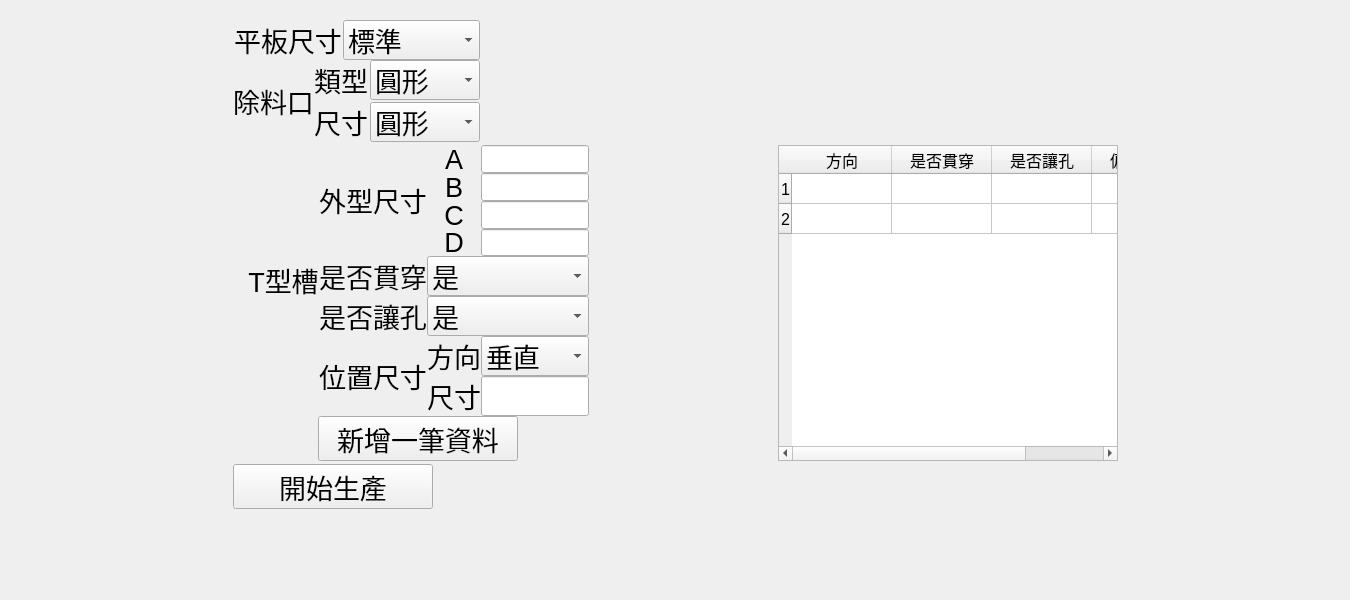
<?xml version="1.0" encoding="UTF-8"?>
<ui version="4.0">
 <class>Form</class>
 <widget class="QWidget" name="Form">
  <property name="geometry">
   <rect>
    <x>0</x>
    <y>0</y>
    <width>1350</width>
    <height>600</height>
   </rect>
  </property>
  <property name="sizePolicy">
   <sizepolicy hsizetype="Maximum" vsizetype="Maximum">
    <horstretch>0</horstretch>
    <verstretch>0</verstretch>
   </sizepolicy>
  </property>
  <property name="maximumSize">
   <size>
    <width>1500</width>
    <height>900</height>
   </size>
  </property>
  <property name="windowTitle">
   <string>Form</string>
  </property>
  <widget class="QWidget" name="gridLayoutWidget">
   <property name="geometry">
    <rect>
     <x>50</x>
     <y>20</y>
     <width>1269</width>
     <height>489</height>
    </rect>
   </property>
   <layout class="QGridLayout" name="gridLayout_9">
    <property name="horizontalSpacing">
     <number>2</number>
    </property>
    <property name="verticalSpacing">
     <number>3</number>
    </property>
    <item row="1" column="0">
     <layout class="QHBoxLayout" name="horizontalLayout_7">
      <property name="spacing">
       <number>0</number>
      </property>
      <property name="sizeConstraint">
       <enum>QLayout::SetFixedSize</enum>
      </property>
      <item>
       <layout class="QGridLayout" name="gridLayout_12">
        <property name="sizeConstraint">
         <enum>QLayout::SetFixedSize</enum>
        </property>
        <property name="leftMargin">
         <number>0</number>
        </property>
        <property name="rightMargin">
         <number>0</number>
        </property>
        <property name="spacing">
         <number>0</number>
        </property>
        <item row="2" column="0">
         <layout class="QHBoxLayout" name="horizontalLayout_8">
          <item>
           <widget class="QPushButton" name="pushButton_4">
            <property name="sizePolicy">
             <sizepolicy hsizetype="Maximum" vsizetype="Maximum">
              <horstretch>0</horstretch>
              <verstretch>0</verstretch>
             </sizepolicy>
            </property>
            <property name="maximumSize">
             <size>
              <width>200</width>
              <height>45</height>
             </size>
            </property>
            <property name="font">
             <font>
              <family>Microsoft JhengHei UI</family>
              <pointsize>20</pointsize>
             </font>
            </property>
            <property name="text">
             <string>新增一筆資料</string>
            </property>
           </widget>
          </item>
         </layout>
        </item>
        <item row="1" column="0">
         <layout class="QVBoxLayout" name="verticalLayout_3">
          <item>
           <layout class="QGridLayout" name="gridLayout_13">
            <property name="spacing">
             <number>0</number>
            </property>
            <item row="0" column="0">
             <widget class="QLabel" name="label_22">
              <property name="sizePolicy">
               <sizepolicy hsizetype="Maximum" vsizetype="Maximum">
                <horstretch>0</horstretch>
                <verstretch>0</verstretch>
               </sizepolicy>
              </property>
              <property name="maximumSize">
               <size>
                <width>150</width>
                <height>40</height>
               </size>
              </property>
              <property name="font">
               <font>
                <family>Microsoft JhengHei UI</family>
                <pointsize>20</pointsize>
               </font>
              </property>
              <property name="text">
               <string>T型槽</string>
              </property>
              <property name="alignment">
               <set>Qt::AlignCenter</set>
              </property>
             </widget>
            </item>
            <item row="0" column="1">
             <layout class="QGridLayout" name="gridLayout_14">
              <property name="spacing">
               <number>0</number>
              </property>
              <item row="1" column="0">
               <widget class="QLabel" name="label_23">
                <property name="sizePolicy">
                 <sizepolicy hsizetype="Maximum" vsizetype="Maximum">
                  <horstretch>0</horstretch>
                  <verstretch>0</verstretch>
                 </sizepolicy>
                </property>
                <property name="maximumSize">
                 <size>
                  <width>200</width>
                  <height>40</height>
                 </size>
                </property>
                <property name="font">
                 <font>
                  <family>Microsoft JhengHei UI</family>
                  <pointsize>20</pointsize>
                 </font>
                </property>
                <property name="text">
                 <string>是否貫穿</string>
                </property>
                <property name="alignment">
                 <set>Qt::AlignCenter</set>
                </property>
               </widget>
              </item>
              <item row="0" column="0">
               <widget class="QLabel" name="label_24">
                <property name="sizePolicy">
                 <sizepolicy hsizetype="Maximum" vsizetype="Maximum">
                  <horstretch>0</horstretch>
                  <verstretch>0</verstretch>
                 </sizepolicy>
                </property>
                <property name="maximumSize">
                 <size>
                  <width>200</width>
                  <height>40</height>
                 </size>
                </property>
                <property name="font">
                 <font>
                  <family>Microsoft JhengHei UI</family>
                  <pointsize>20</pointsize>
                 </font>
                </property>
                <property name="text">
                 <string>外型尺寸</string>
                </property>
                <property name="alignment">
                 <set>Qt::AlignCenter</set>
                </property>
               </widget>
              </item>
              <item row="2" column="0">
               <widget class="QLabel" name="label_25">
                <property name="sizePolicy">
                 <sizepolicy hsizetype="Maximum" vsizetype="Maximum">
                  <horstretch>0</horstretch>
                  <verstretch>0</verstretch>
                 </sizepolicy>
                </property>
                <property name="maximumSize">
                 <size>
                  <width>200</width>
                  <height>40</height>
                 </size>
                </property>
                <property name="font">
                 <font>
                  <family>Microsoft JhengHei UI</family>
                  <pointsize>20</pointsize>
                 </font>
                </property>
                <property name="text">
                 <string>是否讓孔</string>
                </property>
                <property name="alignment">
                 <set>Qt::AlignCenter</set>
                </property>
               </widget>
              </item>
              <item row="1" column="1">
               <widget class="QComboBox" name="comboBox_10">
                <property name="sizePolicy">
                 <sizepolicy hsizetype="Maximum" vsizetype="Maximum">
                  <horstretch>0</horstretch>
                  <verstretch>0</verstretch>
                 </sizepolicy>
                </property>
                <property name="maximumSize">
                 <size>
                  <width>250</width>
                  <height>40</height>
                 </size>
                </property>
                <property name="font">
                 <font>
                  <family>Microsoft JhengHei UI</family>
                  <pointsize>20</pointsize>
                 </font>
                </property>
                <property name="contextMenuPolicy">
                 <enum>Qt::ActionsContextMenu</enum>
                </property>
                <property name="layoutDirection">
                 <enum>Qt::LeftToRight</enum>
                </property>
                <property name="maxVisibleItems">
                 <number>10</number>
                </property>
                <item>
                 <property name="text">
                  <string>是</string>
                 </property>
                </item>
                <item>
                 <property name="text">
                  <string>否</string>
                 </property>
                </item>
               </widget>
              </item>
              <item row="3" column="1">
               <layout class="QGridLayout" name="gridLayout_15">
                <property name="sizeConstraint">
                 <enum>QLayout::SetMaximumSize</enum>
                </property>
                <property name="spacing">
                 <number>0</number>
                </property>
                <item row="1" column="1">
                 <widget class="QLineEdit" name="lineEdit_6">
                  <property name="sizePolicy">
                   <sizepolicy hsizetype="Maximum" vsizetype="Maximum">
                    <horstretch>0</horstretch>
                    <verstretch>0</verstretch>
                   </sizepolicy>
                  </property>
                  <property name="maximumSize">
                   <size>
                    <width>150</width>
                    <height>40</height>
                   </size>
                  </property>
                 </widget>
                </item>
                <item row="0" column="1">
                 <widget class="QComboBox" name="comboBox_11">
                  <property name="sizePolicy">
                   <sizepolicy hsizetype="Maximum" vsizetype="Maximum">
                    <horstretch>0</horstretch>
                    <verstretch>0</verstretch>
                   </sizepolicy>
                  </property>
                  <property name="maximumSize">
                   <size>
                    <width>150</width>
                    <height>40</height>
                   </size>
                  </property>
                  <property name="font">
                   <font>
                    <family>Microsoft JhengHei UI</family>
                    <pointsize>20</pointsize>
                   </font>
                  </property>
                  <property name="contextMenuPolicy">
                   <enum>Qt::ActionsContextMenu</enum>
                  </property>
                  <property name="layoutDirection">
                   <enum>Qt::LeftToRight</enum>
                  </property>
                  <property name="maxVisibleItems">
                   <number>10</number>
                  </property>
                  <item>
                   <property name="text">
                    <string>垂直</string>
                   </property>
                  </item>
                  <item>
                   <property name="text">
                    <string>水平</string>
                   </property>
                  </item>
                 </widget>
                </item>
                <item row="1" column="0">
                 <widget class="QLabel" name="label_26">
                  <property name="sizePolicy">
                   <sizepolicy hsizetype="Maximum" vsizetype="Maximum">
                    <horstretch>0</horstretch>
                    <verstretch>0</verstretch>
                   </sizepolicy>
                  </property>
                  <property name="maximumSize">
                   <size>
                    <width>100</width>
                    <height>40</height>
                   </size>
                  </property>
                  <property name="font">
                   <font>
                    <family>Microsoft JhengHei UI</family>
                    <pointsize>20</pointsize>
                   </font>
                  </property>
                  <property name="lineWidth">
                   <number>0</number>
                  </property>
                  <property name="text">
                   <string>尺寸</string>
                  </property>
                  <property name="alignment">
                   <set>Qt::AlignCenter</set>
                  </property>
                  <property name="indent">
                   <number>0</number>
                  </property>
                 </widget>
                </item>
                <item row="0" column="0">
                 <widget class="QLabel" name="label_27">
                  <property name="enabled">
                   <bool>true</bool>
                  </property>
                  <property name="sizePolicy">
                   <sizepolicy hsizetype="Maximum" vsizetype="Maximum">
                    <horstretch>0</horstretch>
                    <verstretch>0</verstretch>
                   </sizepolicy>
                  </property>
                  <property name="maximumSize">
                   <size>
                    <width>100</width>
                    <height>40</height>
                   </size>
                  </property>
                  <property name="font">
                   <font>
                    <family>Microsoft JhengHei UI</family>
                    <pointsize>20</pointsize>
                   </font>
                  </property>
                  <property name="text">
                   <string>方向</string>
                  </property>
                  <property name="alignment">
                   <set>Qt::AlignCenter</set>
                  </property>
                  <property name="indent">
                   <number>0</number>
                  </property>
                 </widget>
                </item>
               </layout>
              </item>
              <item row="2" column="1">
               <widget class="QComboBox" name="comboBox_12">
                <property name="sizePolicy">
                 <sizepolicy hsizetype="Fixed" vsizetype="Fixed">
                  <horstretch>0</horstretch>
                  <verstretch>0</verstretch>
                 </sizepolicy>
                </property>
                <property name="maximumSize">
                 <size>
                  <width>250</width>
                  <height>40</height>
                 </size>
                </property>
                <property name="font">
                 <font>
                  <family>Microsoft JhengHei UI</family>
                  <pointsize>20</pointsize>
                 </font>
                </property>
                <property name="contextMenuPolicy">
                 <enum>Qt::ActionsContextMenu</enum>
                </property>
                <property name="layoutDirection">
                 <enum>Qt::LeftToRight</enum>
                </property>
                <property name="maxVisibleItems">
                 <number>10</number>
                </property>
                <item>
                 <property name="text">
                  <string>是</string>
                 </property>
                </item>
                <item>
                 <property name="text">
                  <string>否</string>
                 </property>
                </item>
               </widget>
              </item>
              <item row="3" column="0">
               <widget class="QLabel" name="label_28">
                <property name="sizePolicy">
                 <sizepolicy hsizetype="Maximum" vsizetype="Maximum">
                  <horstretch>0</horstretch>
                  <verstretch>0</verstretch>
                 </sizepolicy>
                </property>
                <property name="maximumSize">
                 <size>
                  <width>200</width>
                  <height>40</height>
                 </size>
                </property>
                <property name="font">
                 <font>
                  <family>Microsoft JhengHei UI</family>
                  <pointsize>20</pointsize>
                 </font>
                </property>
                <property name="text">
                 <string>位置尺寸</string>
                </property>
                <property name="alignment">
                 <set>Qt::AlignCenter</set>
                </property>
               </widget>
              </item>
              <item row="0" column="1">
               <layout class="QGridLayout" name="gridLayout_16">
                <property name="sizeConstraint">
                 <enum>QLayout::SetFixedSize</enum>
                </property>
                <property name="spacing">
                 <number>0</number>
                </property>
                <item row="3" column="1">
                 <widget class="QLineEdit" name="lineEdit_7">
                  <property name="sizePolicy">
                   <sizepolicy hsizetype="Fixed" vsizetype="Fixed">
                    <horstretch>0</horstretch>
                    <verstretch>0</verstretch>
                   </sizepolicy>
                  </property>
                  <property name="maximumSize">
                   <size>
                    <width>150</width>
                    <height>40</height>
                   </size>
                  </property>
                 </widget>
                </item>
                <item row="0" column="1">
                 <widget class="QLineEdit" name="lineEdit_8">
                  <property name="sizePolicy">
                   <sizepolicy hsizetype="Maximum" vsizetype="Maximum">
                    <horstretch>0</horstretch>
                    <verstretch>0</verstretch>
                   </sizepolicy>
                  </property>
                  <property name="maximumSize">
                   <size>
                    <width>150</width>
                    <height>40</height>
                   </size>
                  </property>
                 </widget>
                </item>
                <item row="1" column="0">
                 <widget class="QLabel" name="label_29">
                  <property name="sizePolicy">
                   <sizepolicy hsizetype="Maximum" vsizetype="Maximum">
                    <horstretch>0</horstretch>
                    <verstretch>0</verstretch>
                   </sizepolicy>
                  </property>
                  <property name="maximumSize">
                   <size>
                    <width>100</width>
                    <height>40</height>
                   </size>
                  </property>
                  <property name="font">
                   <font>
                    <family>Microsoft JhengHei UI</family>
                    <pointsize>20</pointsize>
                   </font>
                  </property>
                  <property name="text">
                   <string>B</string>
                  </property>
                  <property name="alignment">
                   <set>Qt::AlignCenter</set>
                  </property>
                 </widget>
                </item>
                <item row="2" column="1">
                 <widget class="QLineEdit" name="lineEdit_9">
                  <property name="sizePolicy">
                   <sizepolicy hsizetype="Maximum" vsizetype="Maximum">
                    <horstretch>0</horstretch>
                    <verstretch>0</verstretch>
                   </sizepolicy>
                  </property>
                  <property name="maximumSize">
                   <size>
                    <width>150</width>
                    <height>40</height>
                   </size>
                  </property>
                 </widget>
                </item>
                <item row="2" column="0">
                 <widget class="QLabel" name="label_30">
                  <property name="sizePolicy">
                   <sizepolicy hsizetype="Maximum" vsizetype="Maximum">
                    <horstretch>0</horstretch>
                    <verstretch>0</verstretch>
                   </sizepolicy>
                  </property>
                  <property name="maximumSize">
                   <size>
                    <width>100</width>
                    <height>40</height>
                   </size>
                  </property>
                  <property name="font">
                   <font>
                    <family>Microsoft JhengHei UI</family>
                    <pointsize>20</pointsize>
                   </font>
                  </property>
                  <property name="text">
                   <string>C</string>
                  </property>
                  <property name="alignment">
                   <set>Qt::AlignCenter</set>
                  </property>
                 </widget>
                </item>
                <item row="1" column="1">
                 <widget class="QLineEdit" name="lineEdit_10">
                  <property name="sizePolicy">
                   <sizepolicy hsizetype="Maximum" vsizetype="Maximum">
                    <horstretch>0</horstretch>
                    <verstretch>0</verstretch>
                   </sizepolicy>
                  </property>
                  <property name="maximumSize">
                   <size>
                    <width>150</width>
                    <height>40</height>
                   </size>
                  </property>
                 </widget>
                </item>
                <item row="3" column="0">
                 <widget class="QLabel" name="label_31">
                  <property name="sizePolicy">
                   <sizepolicy hsizetype="Maximum" vsizetype="Maximum">
                    <horstretch>0</horstretch>
                    <verstretch>0</verstretch>
                   </sizepolicy>
                  </property>
                  <property name="maximumSize">
                   <size>
                    <width>100</width>
                    <height>40</height>
                   </size>
                  </property>
                  <property name="font">
                   <font>
                    <family>Microsoft JhengHei UI</family>
                    <pointsize>20</pointsize>
                   </font>
                  </property>
                  <property name="text">
                   <string>D</string>
                  </property>
                  <property name="alignment">
                   <set>Qt::AlignCenter</set>
                  </property>
                 </widget>
                </item>
                <item row="0" column="0">
                 <widget class="QLabel" name="label_32">
                  <property name="sizePolicy">
                   <sizepolicy hsizetype="Maximum" vsizetype="Maximum">
                    <horstretch>0</horstretch>
                    <verstretch>0</verstretch>
                   </sizepolicy>
                  </property>
                  <property name="maximumSize">
                   <size>
                    <width>100</width>
                    <height>40</height>
                   </size>
                  </property>
                  <property name="font">
                   <font>
                    <family>Microsoft JhengHei UI</family>
                    <pointsize>20</pointsize>
                   </font>
                  </property>
                  <property name="text">
                   <string>A</string>
                  </property>
                  <property name="alignment">
                   <set>Qt::AlignCenter</set>
                  </property>
                 </widget>
                </item>
               </layout>
              </item>
             </layout>
            </item>
           </layout>
          </item>
         </layout>
        </item>
        <item row="1" column="1">
         <widget class="QLabel" name="label_34">
          <property name="sizePolicy">
           <sizepolicy hsizetype="Maximum" vsizetype="Maximum">
            <horstretch>0</horstretch>
            <verstretch>0</verstretch>
           </sizepolicy>
          </property>
          <property name="maximumSize">
           <size>
            <width>315</width>
            <height>400</height>
           </size>
          </property>
          <property name="text">
           <string/>
          </property>
         </widget>
        </item>
        <item row="2" column="1">
         <widget class="QLabel" name="label_33">
          <property name="sizePolicy">
           <sizepolicy hsizetype="Maximum" vsizetype="Maximum">
            <horstretch>0</horstretch>
            <verstretch>0</verstretch>
           </sizepolicy>
          </property>
          <property name="maximumSize">
           <size>
            <width>315</width>
            <height>400</height>
           </size>
          </property>
          <property name="text">
           <string/>
          </property>
         </widget>
        </item>
       </layout>
      </item>
      <item>
       <widget class="QTableWidget" name="tableWidget_2">
        <property name="enabled">
         <bool>true</bool>
        </property>
        <property name="sizePolicy">
         <sizepolicy hsizetype="Maximum" vsizetype="Maximum">
          <horstretch>0</horstretch>
          <verstretch>0</verstretch>
         </sizepolicy>
        </property>
        <property name="maximumSize">
         <size>
          <width>340</width>
          <height>700</height>
         </size>
        </property>
        <property name="autoScroll">
         <bool>false</bool>
        </property>
        <row>
         <property name="text">
          <string>1</string>
         </property>
         <property name="font">
          <font>
           <pointsize>12</pointsize>
          </font>
         </property>
        </row>
        <row>
         <property name="text">
          <string>2</string>
         </property>
         <property name="font">
          <font>
           <pointsize>12</pointsize>
          </font>
         </property>
        </row>
        <column>
         <property name="text">
          <string>方向</string>
         </property>
         <property name="font">
          <font>
           <pointsize>12</pointsize>
           <underline>false</underline>
          </font>
         </property>
         <property name="textAlignment">
          <set>AlignCenter</set>
         </property>
        </column>
        <column>
         <property name="text">
          <string>是否貫穿</string>
         </property>
         <property name="font">
          <font>
           <pointsize>12</pointsize>
          </font>
         </property>
        </column>
        <column>
         <property name="text">
          <string>是否讓孔</string>
         </property>
         <property name="font">
          <font>
           <pointsize>12</pointsize>
          </font>
         </property>
        </column>
        <column>
         <property name="text">
          <string>偏移距離</string>
         </property>
         <property name="font">
          <font>
           <pointsize>12</pointsize>
          </font>
         </property>
        </column>
       </widget>
      </item>
     </layout>
    </item>
    <item row="0" column="0">
     <layout class="QGridLayout" name="gridLayout_10">
      <item row="0" column="0">
       <layout class="QHBoxLayout" name="horizontalLayout_5">
        <property name="spacing">
         <number>0</number>
        </property>
        <item>
         <widget class="QLabel" name="label_18">
          <property name="sizePolicy">
           <sizepolicy hsizetype="Maximum" vsizetype="Maximum">
            <horstretch>0</horstretch>
            <verstretch>0</verstretch>
           </sizepolicy>
          </property>
          <property name="maximumSize">
           <size>
            <width>150</width>
            <height>40</height>
           </size>
          </property>
          <property name="font">
           <font>
            <family>Microsoft JhengHei UI</family>
            <pointsize>20</pointsize>
           </font>
          </property>
          <property name="text">
           <string>平板尺寸</string>
          </property>
          <property name="alignment">
           <set>Qt::AlignCenter</set>
          </property>
         </widget>
        </item>
        <item>
         <widget class="QComboBox" name="comboBox_7">
          <property name="sizePolicy">
           <sizepolicy hsizetype="Maximum" vsizetype="Maximum">
            <horstretch>0</horstretch>
            <verstretch>0</verstretch>
           </sizepolicy>
          </property>
          <property name="maximumSize">
           <size>
            <width>450</width>
            <height>40</height>
           </size>
          </property>
          <property name="font">
           <font>
            <family>Microsoft JhengHei UI</family>
            <pointsize>20</pointsize>
           </font>
          </property>
          <property name="contextMenuPolicy">
           <enum>Qt::ActionsContextMenu</enum>
          </property>
          <property name="layoutDirection">
           <enum>Qt::LeftToRight</enum>
          </property>
          <property name="maxVisibleItems">
           <number>10</number>
          </property>
          <item>
           <property name="text">
            <string>標準</string>
           </property>
          </item>
          <item>
           <property name="text">
            <string>加大一型</string>
           </property>
          </item>
          <item>
           <property name="text">
            <string>加大二型</string>
           </property>
          </item>
         </widget>
        </item>
       </layout>
      </item>
      <item row="1" column="1">
       <spacer name="horizontalSpacer_3">
        <property name="orientation">
         <enum>Qt::Horizontal</enum>
        </property>
        <property name="sizeType">
         <enum>QSizePolicy::Maximum</enum>
        </property>
        <property name="sizeHint" stdset="0">
         <size>
          <width>655</width>
          <height>20</height>
         </size>
        </property>
       </spacer>
      </item>
      <item row="0" column="1">
       <spacer name="horizontalSpacer_4">
        <property name="orientation">
         <enum>Qt::Horizontal</enum>
        </property>
        <property name="sizeType">
         <enum>QSizePolicy::Maximum</enum>
        </property>
        <property name="sizeHint" stdset="0">
         <size>
          <width>655</width>
          <height>20</height>
         </size>
        </property>
       </spacer>
      </item>
      <item row="1" column="0">
       <layout class="QHBoxLayout" name="horizontalLayout_6">
        <item>
         <widget class="QLabel" name="label_19">
          <property name="sizePolicy">
           <sizepolicy hsizetype="Maximum" vsizetype="Maximum">
            <horstretch>0</horstretch>
            <verstretch>0</verstretch>
           </sizepolicy>
          </property>
          <property name="maximumSize">
           <size>
            <width>150</width>
            <height>40</height>
           </size>
          </property>
          <property name="font">
           <font>
            <family>Microsoft JhengHei UI</family>
            <pointsize>20</pointsize>
           </font>
          </property>
          <property name="text">
           <string>除料口</string>
          </property>
          <property name="alignment">
           <set>Qt::AlignCenter</set>
          </property>
         </widget>
        </item>
        <item>
         <layout class="QGridLayout" name="gridLayout_11">
          <property name="spacing">
           <number>2</number>
          </property>
          <item row="0" column="0">
           <widget class="QLabel" name="label_20">
            <property name="sizePolicy">
             <sizepolicy hsizetype="Maximum" vsizetype="Maximum">
              <horstretch>0</horstretch>
              <verstretch>0</verstretch>
             </sizepolicy>
            </property>
            <property name="maximumSize">
             <size>
              <width>200</width>
              <height>40</height>
             </size>
            </property>
            <property name="font">
             <font>
              <family>Microsoft JhengHei UI</family>
              <pointsize>20</pointsize>
             </font>
            </property>
            <property name="text">
             <string>類型</string>
            </property>
            <property name="alignment">
             <set>Qt::AlignCenter</set>
            </property>
           </widget>
          </item>
          <item row="0" column="1">
           <widget class="QComboBox" name="comboBox_8">
            <property name="sizePolicy">
             <sizepolicy hsizetype="Maximum" vsizetype="Maximum">
              <horstretch>0</horstretch>
              <verstretch>0</verstretch>
             </sizepolicy>
            </property>
            <property name="maximumSize">
             <size>
              <width>250</width>
              <height>40</height>
             </size>
            </property>
            <property name="font">
             <font>
              <family>Microsoft JhengHei UI</family>
              <pointsize>20</pointsize>
             </font>
            </property>
            <property name="contextMenuPolicy">
             <enum>Qt::ActionsContextMenu</enum>
            </property>
            <property name="layoutDirection">
             <enum>Qt::LeftToRight</enum>
            </property>
            <property name="maxVisibleItems">
             <number>10</number>
            </property>
            <item>
             <property name="text">
              <string>圓形</string>
             </property>
            </item>
            <item>
             <property name="text">
              <string>無孔</string>
             </property>
            </item>
            <item>
             <property name="text">
              <string>方形</string>
             </property>
            </item>
            <item>
             <property name="text">
              <string>模墊型</string>
             </property>
            </item>
            <item>
             <property name="text">
              <string>單漏斗</string>
             </property>
            </item>
            <item>
             <property name="text">
              <string>雙漏斗</string>
             </property>
            </item>
           </widget>
          </item>
          <item row="1" column="0">
           <widget class="QLabel" name="label_21">
            <property name="sizePolicy">
             <sizepolicy hsizetype="Maximum" vsizetype="Maximum">
              <horstretch>0</horstretch>
              <verstretch>0</verstretch>
             </sizepolicy>
            </property>
            <property name="maximumSize">
             <size>
              <width>200</width>
              <height>40</height>
             </size>
            </property>
            <property name="font">
             <font>
              <family>Microsoft JhengHei UI</family>
              <pointsize>20</pointsize>
             </font>
            </property>
            <property name="text">
             <string>尺寸</string>
            </property>
            <property name="alignment">
             <set>Qt::AlignCenter</set>
            </property>
           </widget>
          </item>
          <item row="1" column="1">
           <widget class="QComboBox" name="comboBox_9">
            <property name="sizePolicy">
             <sizepolicy hsizetype="Maximum" vsizetype="Maximum">
              <horstretch>0</horstretch>
              <verstretch>0</verstretch>
             </sizepolicy>
            </property>
            <property name="maximumSize">
             <size>
              <width>250</width>
              <height>40</height>
             </size>
            </property>
            <property name="font">
             <font>
              <family>Microsoft JhengHei UI</family>
              <pointsize>20</pointsize>
             </font>
            </property>
            <property name="contextMenuPolicy">
             <enum>Qt::ActionsContextMenu</enum>
            </property>
            <property name="layoutDirection">
             <enum>Qt::LeftToRight</enum>
            </property>
            <property name="maxVisibleItems">
             <number>10</number>
            </property>
            <item>
             <property name="text">
              <string>圓形</string>
             </property>
            </item>
            <item>
             <property name="text">
              <string>無孔</string>
             </property>
            </item>
            <item>
             <property name="text">
              <string>方形</string>
             </property>
            </item>
            <item>
             <property name="text">
              <string>模墊型</string>
             </property>
            </item>
            <item>
             <property name="text">
              <string>單漏斗</string>
             </property>
            </item>
            <item>
             <property name="text">
              <string>雙漏斗</string>
             </property>
            </item>
           </widget>
          </item>
         </layout>
        </item>
       </layout>
      </item>
     </layout>
    </item>
    <item row="2" column="0">
     <widget class="QPushButton" name="pushButton_3">
      <property name="sizePolicy">
       <sizepolicy hsizetype="Maximum" vsizetype="Maximum">
        <horstretch>0</horstretch>
        <verstretch>0</verstretch>
       </sizepolicy>
      </property>
      <property name="maximumSize">
       <size>
        <width>200</width>
        <height>45</height>
       </size>
      </property>
      <property name="font">
       <font>
        <family>Microsoft JhengHei UI</family>
        <pointsize>20</pointsize>
       </font>
      </property>
      <property name="text">
       <string>開始生產</string>
      </property>
     </widget>
    </item>
   </layout>
  </widget>
 </widget>
 <resources/>
 <connections/>
</ui>
